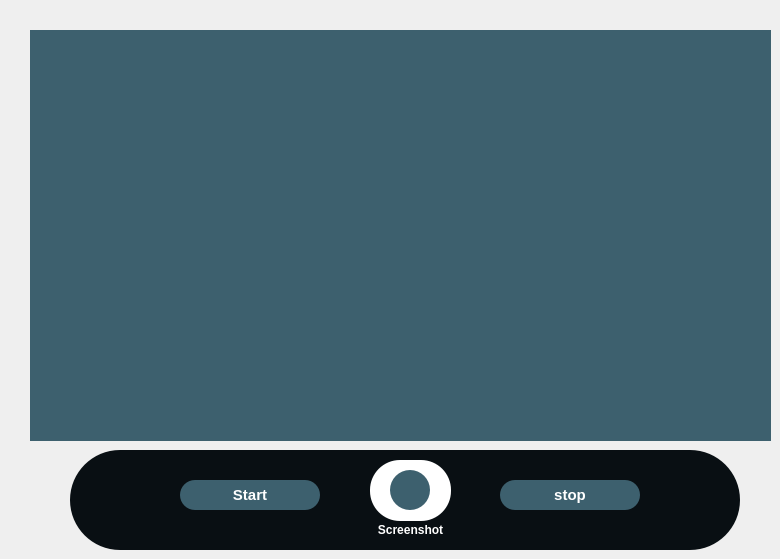
      <widget class="QWidget" name="camera_tab">
       <attribute name="icon">
        <iconset resource="resource.qrc">
         <normaloff>:/icons/icons/camera_icon_black.png</normaloff>
         <normalon>:/icons/icons/camera_Icon.png</normalon>:/icons/icons/camera_icon_black.png</iconset>
       </attribute>
       <attribute name="title">
        <string>Camera</string>
       </attribute>
       <widget class="QLabel" name="camera_label">
        <property name="geometry">
         <rect>
          <x>30</x>
          <y>30</y>
          <width>741</width>
          <height>411</height>
         </rect>
        </property>
        <property name="styleSheet">
         <string notr="true">background-color: rgb(61, 96, 110);</string>
        </property>
        <property name="text">
         <string/>
        </property>
        <property name="alignment">
         <set>Qt::AlignCenter</set>
        </property>
       </widget>
       <widget class="QFrame" name="camera_buttons_frame">
        <property name="geometry">
         <rect>
          <x>70</x>
          <y>450</y>
          <width>670</width>
          <height>100</height>
         </rect>
        </property>
        <property name="styleSheet">
         <string notr="true">background:#090f13;
border-radius:50px;</string>
        </property>
        <property name="frameShape">
         <enum>QFrame::StyledPanel</enum>
        </property>
        <property name="frameShadow">
         <enum>QFrame::Raised</enum>
        </property>
        <widget class="QFrame" name="screenshot_frame">
         <property name="geometry">
          <rect>
           <x>300</x>
           <y>10</y>
           <width>81</width>
           <height>61</height>
          </rect>
         </property>
         <property name="styleSheet">
          <string notr="true">border-radius:30;
background-color:white;</string>
         </property>
         <property name="frameShape">
          <enum>QFrame::StyledPanel</enum>
         </property>
         <property name="frameShadow">
          <enum>QFrame::Raised</enum>
         </property>
         <widget class="QPushButton" name="screenshot_pushButton">
          <property name="geometry">
           <rect>
            <x>20</x>
            <y>10</y>
            <width>40</width>
            <height>40</height>
           </rect>
          </property>
          <property name="styleSheet">
           <string notr="true">QPushButton{
background-color:#3d606e;
border-radius:20px;
}

QPushButton:pressed{
background-color: rgb(230, 176, 38);
}
</string>
          </property>
          <property name="text">
           <string/>
          </property>
          <property name="checkable">
           <bool>true</bool>
          </property>
         </widget>
        </widget>
        <widget class="QPushButton" name="stop_pushButton">
         <property name="geometry">
          <rect>
           <x>430</x>
           <y>30</y>
           <width>140</width>
           <height>30</height>
          </rect>
         </property>
         <property name="font">
          <font>
           <pointsize>11</pointsize>
           <bold>true</bold>
          </font>
         </property>
         <property name="styleSheet">
          <string notr="true">QPushButton{
background-color:#3d606e;
color:white;
border-radius:15px;
}

QPushButton:pressed{
background-color: rgb(230, 176, 38);
}
</string>
         </property>
         <property name="text">
          <string>stop</string>
         </property>
         <property name="checkable">
          <bool>true</bool>
         </property>
         <property name="autoExclusive">
          <bool>true</bool>
         </property>
        </widget>
        <widget class="QPushButton" name="start_pushButton">
         <property name="geometry">
          <rect>
           <x>110</x>
           <y>30</y>
           <width>140</width>
           <height>30</height>
          </rect>
         </property>
         <property name="font">
          <font>
           <pointsize>11</pointsize>
           <bold>true</bold>
          </font>
         </property>
         <property name="styleSheet">
          <string notr="true">QPushButton{
background-color:#3d606e;
color:white;
border-radius:15px;
}

QPushButton:checked{
background-color: rgb(230, 176, 38);
}
</string>
         </property>
         <property name="text">
          <string>Start</string>
         </property>
         <property name="checkable">
          <bool>true</bool>
         </property>
         <property name="checked">
          <bool>false</bool>
         </property>
         <property name="autoExclusive">
          <bool>true</bool>
         </property>
        </widget>
        <widget class="QLabel" name="screenshot_label">
         <property name="geometry">
          <rect>
           <x>300</x>
           <y>70</y>
           <width>81</width>
           <height>20</height>
          </rect>
         </property>
         <property name="font">
          <font>
           <bold>true</bold>
          </font>
         </property>
         <property name="styleSheet">
          <string notr="true">background:none;
color:white;</string>
         </property>
         <property name="text">
          <string>Screenshot</string>
         </property>
         <property name="alignment">
          <set>Qt::AlignCenter</set>
         </property>
        </widget>
       </widget>
      </widget>
